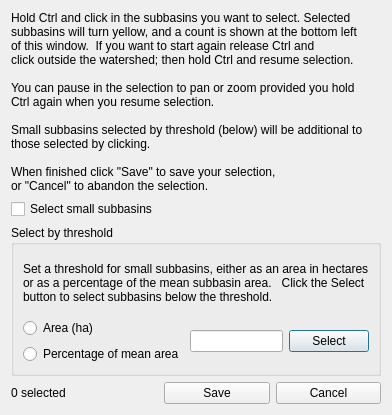
<?xml version="1.0" encoding="UTF-8"?>
<ui version="4.0">
 <class>SelectSubbasinsDialog</class>
 <widget class="QDialog" name="SelectSubbasinsDialog">
  <property name="geometry">
   <rect>
    <x>0</x>
    <y>0</y>
    <width>370</width>
    <height>415</height>
   </rect>
  </property>
  <property name="windowTitle">
   <string>Select subbasins for merging</string>
  </property>
  <property name="windowIcon">
   <iconset resource="resources.qrc">
    <normaloff>:/QSWAT/QSWAT-Icon/QSWAT-Icon-SWAT-16.ico</normaloff>:/QSWAT/QSWAT-Icon/QSWAT-Icon-SWAT-16.ico</iconset>
  </property>
  <property name="sizeGripEnabled">
   <bool>false</bool>
  </property>
  <layout class="QGridLayout" name="gridLayout">
   <item row="0" column="0" colspan="3">
    <widget class="QLabel" name="label_2">
     <property name="text">
      <string>Hold Ctrl and click in the subbasins you want to select. Selected 
subbasins will turn yellow, and a count is shown at the bottom left 
of this window.  If you want to start again release Ctrl and 
click outside the watershed; then hold Ctrl and resume selection. 

You can pause in the selection to pan or zoom provided you hold 
Ctrl again when you resume selection.

Small subbasins selected by threshold (below) will be additional to 
those selected by clicking.

When finished click &quot;Save&quot; to save your selection, 
or &quot;Cancel&quot; to abandon the selection.</string>
     </property>
     <property name="textFormat">
      <enum>Qt::AutoText</enum>
     </property>
     <property name="alignment">
      <set>Qt::AlignLeading|Qt::AlignLeft|Qt::AlignTop</set>
     </property>
     <property name="wordWrap">
      <bool>false</bool>
     </property>
    </widget>
   </item>
   <item row="1" column="0">
    <widget class="QCheckBox" name="checkBox">
     <property name="text">
      <string>Select small subbasins</string>
     </property>
    </widget>
   </item>
   <item row="2" column="0" colspan="3">
    <widget class="QGroupBox" name="groupBox">
     <property name="title">
      <string>Select by threshold</string>
     </property>
     <layout class="QGridLayout" name="gridLayout_2">
      <item row="0" column="0" colspan="3">
       <widget class="QLabel" name="label">
        <property name="text">
         <string>Set a threshold for small subbasins, either as an area in hectares 
or as a percentage of the mean subbasin area.   Click the Select 
button to select subbasins below the threshold.</string>
        </property>
        <property name="wordWrap">
         <bool>false</bool>
        </property>
       </widget>
      </item>
      <item row="1" column="0">
       <widget class="QRadioButton" name="areaButton">
        <property name="text">
         <string>Area (ha)</string>
        </property>
       </widget>
      </item>
      <item row="1" column="1" rowspan="2">
       <widget class="QLineEdit" name="threshold">
        <property name="toolTip">
         <string>The maximum distance a point may be moved to place it on the stream network (snapped).  Points which would require more than this distance will not be used.</string>
        </property>
        <property name="inputMethodHints">
         <set>Qt::ImhFormattedNumbersOnly</set>
        </property>
       </widget>
      </item>
      <item row="1" column="2" rowspan="2">
       <widget class="QPushButton" name="pushButton">
        <property name="text">
         <string>Select</string>
        </property>
       </widget>
      </item>
      <item row="2" column="0">
       <widget class="QRadioButton" name="percentButton">
        <property name="text">
         <string>Percentage of mean area</string>
        </property>
       </widget>
      </item>
     </layout>
    </widget>
   </item>
   <item row="3" column="0">
    <widget class="QLabel" name="count">
     <property name="text">
      <string>0 selected</string>
     </property>
    </widget>
   </item>
   <item row="3" column="1">
    <widget class="QPushButton" name="saveButton">
     <property name="text">
      <string>Save</string>
     </property>
    </widget>
   </item>
   <item row="3" column="2">
    <widget class="QPushButton" name="cancelButton">
     <property name="text">
      <string>Cancel</string>
     </property>
    </widget>
   </item>
  </layout>
 </widget>
 <resources>
  <include location="resources.qrc"/>
 </resources>
 <connections/>
</ui>
